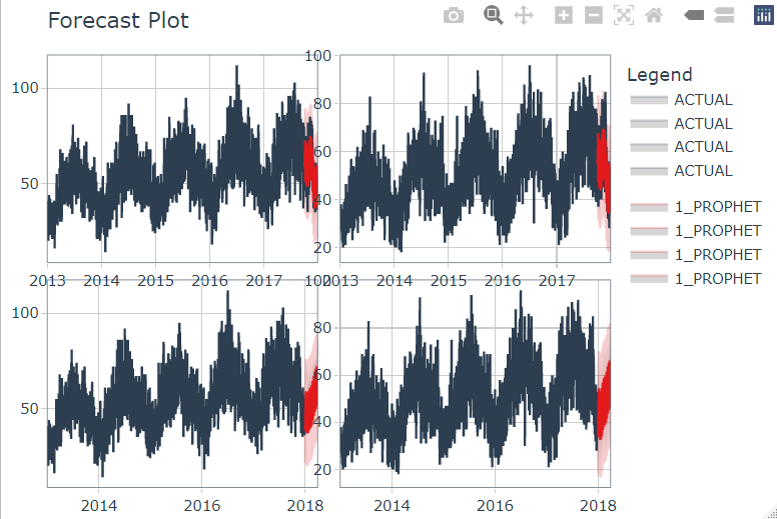

This figure's R source:
library(tidyverse)
library(vroom)
library(rpart)
library(tidymodels)
library(modeltime)
library(forcats)
library(forecast)
library(timetk)
library(rpart)

#library(patchwork)
#library(DataExplorer)

train = vroom("train.csv") %>% filter(store == 3 & item ==20) %>% select(-c("store", "item"))
test = vroom("test.csv") %>% filter(store ==3 & item == 20)


cv_split = time_series_split(train, assess="3 months", cumulative = T)

prophet_model = prophet_reg() %>% set_engine(engine = "prophet") %>% fit(sales~date, data=training(cv_split))

cv_results = modeltime_calibrate(prophet_model, new_data = testing(cv_split))

plt1 = cv_results %>% modeltime_forecast(
  
  new_data = testing(cv_split),
  actual_data = train
  
  
) %>% plot_modeltime_forecast()

prophet_fullfit = cv_results %>% 
  modeltime_refit(data = train)

prophet_preds = prophet_fullfit %>% 
  modeltime_forecast(h = "3 months") %>% 
  rename(date = .index, sales = .value) %>% 
  select(date,sales) %>% 
  full_join(.,y = test, by = "date") %>% 
  select(id,sales)

plt2 = prophet_fullfit %>% modeltime_forecast(actual_data = train, h = "3 months") %>% 
  plot_modeltime_forecast(.interactive = T)


# 420 ---------------------------------------------------------------------


#library(DataExplorer)

train = vroom("train.csv") %>% filter(store == 4 & item ==20) %>% select(-c("store", "item"))
test = vroom("test.csv") %>% filter(store ==4 & item == 20)


cv_split = time_series_split(train, assess="3 months", cumulative = T)

prophet_model = prophet_reg() %>% set_engine(engine = "prophet") %>% fit(sales~date, data=training(cv_split))

cv_results = modeltime_calibrate(prophet_model, new_data = testing(cv_split))

plt1_420 = cv_results %>% modeltime_forecast(
  
  new_data = testing(cv_split),
  actual_data = train
  
  
) %>% plot_modeltime_forecast()

prophet_fullfit = cv_results %>% 
  modeltime_refit(data = train)

prophet_preds = prophet_fullfit %>% 
  modeltime_forecast(h = "3 months") %>% 
  rename(date = .index, sales = .value) %>% 
  select(date,sales) %>% 
  full_join(.,y = test, by = "date") %>% 
  select(id,sales)

plt2_420 = prophet_fullfit %>% modeltime_forecast(actual_data = train, h = "3 months") %>% 
  plot_modeltime_forecast(.interactive = T)

plotly::subplot(plt1, plt1_420, plt2,plt2_420,nrows = 2)
